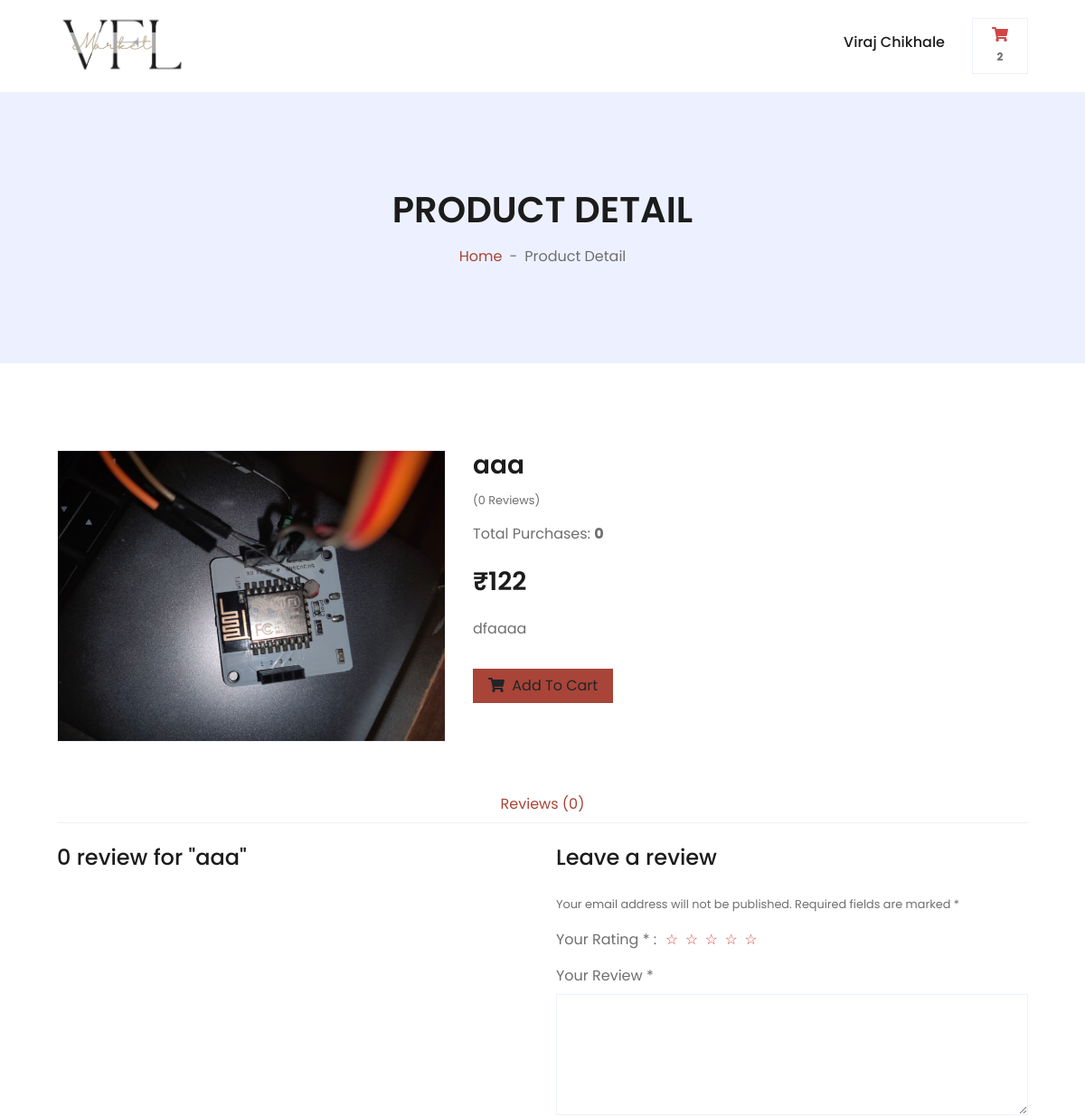
The page /ui/detail.php?product_id=34 (signed in, upper part) on the database as committed earlier.
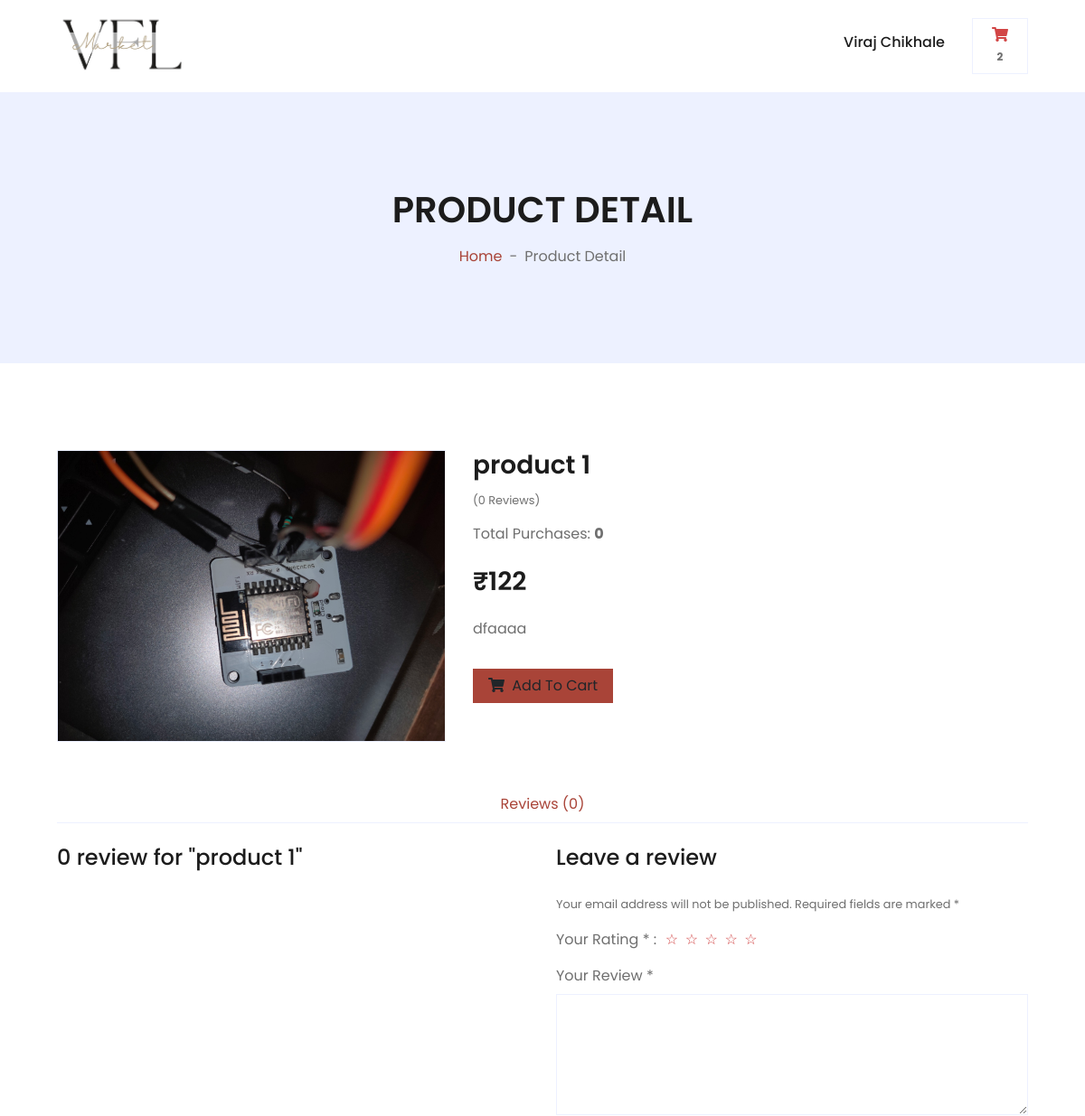
The same page on the database as committed later.
### tables this page shows
CREATE TABLE IF NOT EXISTS `products` (
  `id` int(11) NOT NULL AUTO_INCREMENT,
  `name` varchar(50) NOT NULL,
  `category` varchar(20) NOT NULL,
  `type` varchar(100) NOT NULL,
  `img` varchar(50) NOT NULL,
  `oprise` int(50) NOT NULL,
  `dprise` int(50) NOT NULL,
  `description` varchar(50) NOT NULL,
  `aid` varchar(50) NOT NULL,
  `quantity` varchar(50) NOT NULL,
  `sale` int(11) NOT NULL DEFAULT '0',
  PRIMARY KEY (`id`)
);

### ui/detail.php (the view, shortened to what the changed rows need)
<!DOCTYPE html>
<html lang="en">
<?php
$product_id = $_GET['product_id'];
?>
<head>
    <link href="https://cdnjs.cloudflare.com/ajax/libs/font-awesome/5.10.0/css/all.min.css" rel="stylesheet">
    <link href="lib/owlcarousel/assets/owl.carousel.min.css" rel="stylesheet">
    <link href="css/style.css" rel="stylesheet">
<link rel="stylesheet" href="https://cdnjs.cloudflare.com/ajax/libs/font-awesome/5.15.4/css/all.min.css">
</head>
<body>
    <div class="container-fluid bg-secondary mb-5">
        <div class="d-flex flex-column align-items-center justify-content-center" style="min-height: 300px">
            <h1 class="font-weight-semi-bold text-uppercase mb-3">Product Detail</h1>
        </div>
    </div>
    <div class="container-fluid py-5">
        <div class="row px-xl-5">
  <?php
$res = mysql_query("select * from products where id = '".$product_id."'");
$id = 1;
while($row = mysql_fetch_array($res))
{
    $count = mysql_query("select * from review where pid = '".$product_id."'");
?>
            <div class="col-lg-5 pb-5">
                <div id="product-carousel" class="carousel slide" data-ride="carousel">
                    <div class="carousel-inner border">
                        <div class="carousel-item active">
                            <img class="w-100 h-100" src="../images/products/<?php echo $row['img']; ?>" alt="Image">
                        </div>
                    </div>
                </div>
            </div>
            <div class="col-lg-7 pb-5">
                <h3 class="font-weight-semi-bold"><?php echo $row['name']; ?></h3>
                <div class="d-flex mb-3">
                    <small class="pt-1">(<?php echo mysql_num_rows($count);?> Reviews)</small>
                </div>
                <?php
                    $re = mysql_query("select * from products where id = '".$product_id."'");
                    while($ro = mysql_fetch_array($re))
                    {
                        $sale= $ro['sale'];
                    }
                ?>
                <p class="mb-4">Total Purchases: <b><?php echo $sale;?></b></p>
                <h3 class="font-weight-semi-bold mb-4">₹<?php echo $row['dprise']; ?></h3>
                <p class="mb-4"><?php echo $row['description']; ?></p>
                <div class="d-flex align-items-center mb-4 pt-2">
                    <button onclick=addtocart()  class="btn btn-primary px-3"><i class="fa fa-shopping-cart mr-1"></i> Add To Cart</button>
                </div>
            </div>
        </div>
        <div class="row px-xl-5">
            <div class="col">
                <div class="nav nav-tabs justify-content-center border-secondary mb-4">
                    <a class="nav-item nav-link" active data-toggle="tab" href="#tab-pane-3">Reviews (<?php echo mysql_num_rows($count);?>)</a>
                </div>
                <div class="tab-content">
                    <div class="tab-pane fade  show active" id="tab-pane-3">
                        <div class="row">
                            <div class="col-md-6">
                                <h4 class="mb-4"><?php echo mysql_num_rows($count);?>  review for "<?php echo $row['name']; ?>"</h4>
                            </div>
                            <div class="col-md-6">
                                <h4 class="mb-4">Leave a review</h4>
                                <small>Your email address will not be published. Required fields are marked *</small>
                                <div class="d-flex my-3">
                                    <p class="mb-0 mr-2">Your Rating * :</p>
                                    <div class="text-primary">
                                        <div class="rating">
                                            <span data-value="1">&#9734;</span>
                                            <span data-value="2">&#9734;</span>
                                            <span data-value="3">&#9734;</span>
                                            <span data-value="4">&#9734;</span>
                                            <span data-value="5">&#9734;</span>
                                        </div>
                                    </div>
                                </div>
                                    <div class="form-group">
                                        <label for="message">Your Review *</label>
                                        <textarea id="review" cols="30" rows="5" class="form-control"></textarea>
                                    </div>
                            </div>
                        </div>
                    </div>
                </div>
            </div>
        </div>
    </div>
    <?php
$id++; }
?>
</body>
</html>

Rows that differ between the two databases and show on the page:
changed products "dfaaaa": name "aaa" → "product 1"
